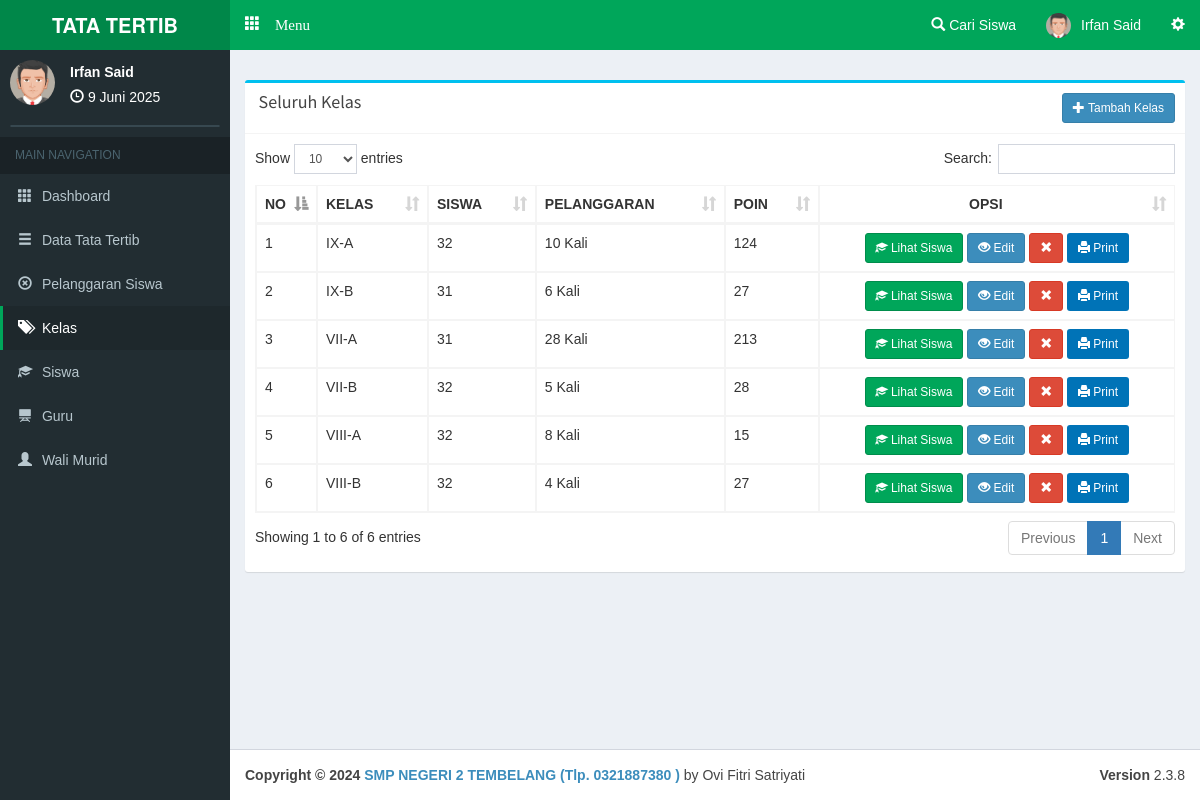
The app's page /admin/kelas (signed in) with its own data.
### tables this page shows
CREATE TABLE `kelas` (
  `c_kelas` varchar(10) NOT NULL,
  `kelas` varchar(60) NOT NULL
);

### php/config.php (called while the page is built, shortened)
<?php
$base='http://localhost/pps/';
$basead='http://localhost/pps/admin/';
?>

### php/function.php (called while the page is built, shortened)
<?php
function tgl($date){
  $array_bulan = array(1=>'Januari','Februari','Maret', 'April', 'Mei', 'Juni','Juli','Agustus','September','Oktober', 'November','Desember');
  $date = strtotime($date);
  $tanggal = date ('j', $date);
  $bulan = $array_bulan[date('n',$date)];
  $tahun = date('Y',$date);
  $result = $tanggal ." ". $bulan ." ". $tahun;
  return($result);
}
?>

### admin/view/a-kelas.php (the view, shortened to what this page needs)
      <div class="row">
        <div class="col-xs-12 col-md-12 col-lg-12">
          <div class="box box-info">
            <div class="box-header with-border">
              <h3 class="box-title"></span>&nbsp;Seluruh Kelas</h3><span style="float:right;"><a class="btn btn-circle btn-primary btn-sm" data-target="#tambah" data-toggle="modal"><i class="glyphicon glyphicon-plus"></i> Tambah Kelas</a></span>
            </div>
            <div class="box-body table-responsive">
              <table id="example1" class="table table-bordered table-hover">
                <thead>
                <tr>
                  <th width="5%">NO</th>
                  <th>KELAS</th>
                  <th>SISWA</th>
                  <th>PELANGGARAN</th>
                  <th>POIN</th>
                  <th style="text-align:center;">OPSI</th>
                </tr>
                </thead>
                <tbody>
<?php $smk=mysqli_query($con,"SELECT * FROM kelas order by kelas asc ");$vr=1;while($akh=mysqli_fetch_array($smk)){ $jsis=mysqli_num_rows(mysqli_query($con,"SELECT * from siswa where c_kelas='$akh[c_kelas]' ")); $jpe=mysqli_num_rows(mysqli_query($con,"SELECT * from pelanggaran where c_kelas='$akh[c_kelas]' ")); $ppe=mysqli_fetch_array(mysqli_query($con,"SELECT sum(bobot) as poin from pelanggaran where c_kelas='$akh[c_kelas]' "));  ?>
                <tr>
                  <td><?php echo $vr; ?></td>
                  <td><?php echo $akh['kelas']; ?></td>
                  <td><?php echo $jsis; ?></td>
                  <td><?php echo $jpe; ?> Kali</td>
                  <td><?php if($ppe['poin']==NULL){echo '0';}else{echo $ppe['poin'];} ?></td>
                  <td align="center">
                  <a class="btn btn-success btn-sm" href="<?php echo $basead; ?>siswa/<?php echo $akh['c_kelas']; ?>"><i class="glyphicon glyphicon-education"></i> Lihat Siswa</a>
                  <a class="btn btn-circle btn-primary btn-sm" data-target="#edit<?php echo $akh['c_kelas']; ?>" data-toggle="modal"><i class="glyphicon glyphicon-eye-open"></i> Edit</a>
                  <a class="btn btn-circle btn-danger btn-sm" data-target="#hapus<?php echo $akh['c_kelas']; ?>" data-toggle="modal"><i class="glyphicon glyphicon-remove"></i></a>
                  <a target="_blank" class="btn bg-blue btn-sm" href="<?php echo $basead.'print/printpelkelas?kelas='.$akh['c_kelas'].''; ?>"><i class="glyphicon glyphicon-print"></i> Print</a></td>
                </tr>
<?php $vr++; } ?>
                </tbody>
              </table>
            </div>
          </div>
        </div>
      </div>

### admin/main.php (shortened to what this page needs)
<?php date_default_timezone_set('Asia/Jakarta');$date=date('Y-m-d'); require '../php/config.php'; require '../php/function.php'; session_start(); if(empty($_SESSION['c_admin'])){header('location:../login');} $na=mysqli_fetch_array(mysqli_query($con,"SELECT * FROM admin where c_admin='$_SESSION[c_admin]' "));  ?>
<!DOCTYPE html>
<html>
<head>
  <link rel="stylesheet" href="<?php echo $base; ?>theme/bootstrap/css/bootstrap.min.css">
  <link rel="stylesheet" href="<?php echo $base; ?>theme/plugins/datatables/dataTables.bootstrap.css">
  <link rel="stylesheet" href="<?php echo $base; ?>theme/dist/css/AdminLTE.min.css">
  <link rel="stylesheet" href="<?php echo $base; ?>theme/dist/css/skins/_all-skins.min.css">
  <link rel="stylesheet" href="<?php echo $base; ?>theme/plugins/iCheck/square/blue.css">
  <link rel="stylesheet" href="<?php echo $base; ?>theme/plugins/pace/pace.min.css">
  <link rel="stylesheet" href="<?php echo $base; ?>theme/plugins/select2/select2.min.css">
  <link href="<?php echo $base; ?>theme/datetime/css/bootstrap-datetimepicker.min.css" rel="stylesheet">
</head>
<body class="skin-green hold-transition fixed"
oncontextmenu="return false">
<div class="wrapper">
  <header class="main-header">
    <a href="#" class="logo">
      <span class="logo-lg"><b>TATA TERTIB</b></span>
    </a>
    <nav class="navbar navbar-static-top" role="navigation">
     <a href="#" class="glyphicon glyphicon-th" data-toggle="offcanvas" role="button" style="color: #fff;margin-top: 15px;margin-left: 15px;font-size: 15px;"> Menu
      </a>
      <div class="navbar-custom-menu">
        <ul class="nav navbar-nav">
          <li class="dropdown notifications-menu">
            <a href="#" class="dropdown-toggle" data-toggle="dropdown">
              <i class="glyphicon glyphicon-search"></i> Cari Siswa
            </a>
          </li>
          <li class="dropdown user user-menu">
            <a href="#" class="dropdown-toggle" data-toggle="dropdown">
            <img src="<?php echo $base; ?>php/img/avatar1.png" class="user-image" alt="User Image">
              <span class="hidden-xs"><?php echo $na['nama'] ?></span>
            </a>
          </li>
          <li>
            <a href="#" data-toggle="control-sidebar"><i class="glyphicon glyphicon-cog"></i></a>
          </li>
        </ul>
      </div>
    </nav>
  </header>
  <aside class="main-sidebar">
    <section class="sidebar">
      <div class="user-panel">
        <div class="pull-left image">
          <img src="<?php echo $base; ?>php/img/avatar1.png" class="img-circle" alt="User Image">
        </div>
        <div class="pull-left info">
          <p><?php echo $na['nama']; ?></p>
          <i class="glyphicon glyphicon-time"></i> <?php echo tgl(date('d-m-Y')); ?>
        </div>
      </div>
      <form action="#" method="get" class="sidebar-form">
      </form>
<?php
if(empty($_GET['smkakh'])){
  $aak='class="active"';$bak='';$cak='';$drop1='';$drop2='';$drop3='';$dak='';$eak='';$fak='';$gak='';
}
else{
  $act=($_GET['smkakh']);
  if($act=='kategoripelanggaran' or $act=='bentukpelanggaran' or $act=='addbentukpelanggaran' or $act=='sanksipelanggaran' or $act=='addsanksi' or $act=='editsanksi'){
    $aak='';$bak='class="active"';$cak='';$dak='';$eak='';$fak='';$gak='';
    if($act=='kategoripelanggaran'){$drop1='class="active"';$drop2='';$drop3='';}
    else if($act=='bentukpelanggaran' or $act=='addbentukpelanggaran'){$drop1='';$drop2='class="active"';$drop3='';}
    else if($act=='sanksipelanggaran' or $act=='addsanksi' or $act=='editsanksi'){$drop1='';$drop2='';$drop3='class="active"';}
  }
  else if($act=='kelas'){
    $aak='';$bak='';$cak='class="active"';$dak='';$eak='';$fak='';$gak='';$drop1='';$drop2='';$drop3='';
  }
}
?>
      <ul class="sidebar-menu">
        <li class="header">MAIN NAVIGATION</li>
        <li <?php echo $aak; ?>>
          <a href="<?php echo $basead; ?>">
            <i class="glyphicon glyphicon-th"></i> <span>Dashboard</span>
          </a>
        </li>
        <li <?php echo $bak; ?>>
          <a href="#">
            <i class="glyphicon glyphicon-menu-hamburger"></i>
            <span>Data Tata Tertib</span>
          </a>
        </li>
        <li <?php echo $gak; ?>>
          <a href="<?php echo $basead; ?>pelanggaransiswa">
            <i class="glyphicon glyphicon-remove-circle"></i> <span>Pelanggaran Siswa</span>
          </a>
        </li>
        <li <?php echo $cak; ?>>
          <a href="<?php echo $basead; ?>kelas">
            <i class="glyphicon glyphicon-tags"></i> <span>Kelas</span>
          </a>
        </li>
        <li <?php echo $dak; ?>>
          <a href="<?php echo $basead; ?>siswa">
            <i class="glyphicon glyphicon-education"></i> <span>Siswa</span>
          </a>
        </li>
        <li <?php echo $eak; ?>>
          <a href="<?php echo $basead; ?>guru">
            <i class="glyphicon glyphicon-blackboard"></i> <span>Guru</span>
          </a>
        </li>
        <li <?php echo $fak; ?>>
          <a href="<?php echo $basead; ?>walimurid">
            <i class="glyphicon glyphicon-user"></i> <span>Wali Murid</span>
          </a>
        </li>
      </ul>
    </section>
  </aside>
  <div class="content-wrapper">
    <section class="content-header">
    </section>
    <section class="content">
<?php
  if(empty($_GET['smkakh'])){require 'view/home.php';}
  else{
    $act=($_GET['smkakh']);
    if($act=='kategoripelanggaran'){
      require 'view/a-jenispel.php';
    }
    else if($act=='bentukpelanggaran'){
      require 'view/a-bentukpel.php';
    }
    else if($act=='addbentukpelanggaran'){
      require 'view/a-addbenpel.php';
    }
    else if($act=='sanksipelanggaran'){
      require 'view/a-sanksipel.php';
    }
    else if($act=='addsanksi'){
      require 'view/a-addsanksi.php';
    }
    else if($act=='editsanksi'){
      require 'view/a-editsanksi.php';
    }
    else if($act=='editsanksi'){
      require 'view/a-editsanksi.php';
    }
    else if($act=='kelas'){
      require 'view/a-kelas.php';
    }
  }
?>
    </section>
  </div>
</div>
  <footer class="main-footer">
    <div class="pull-right hidden-xs">
      <b>Version</b> 2.3.8
    </div>
    <strong>Copyright &copy; 2024 <a href="#">SMP NEGERI 2 TEMBELANG (Tlp. 0321887380 )</a></strong> by Ovi Fitri Satriyati
  </footer>
</body>
</html>

### admin/main.php (style rules this page uses)
body { font-family:arial; }

### records on screen
kelas: kelas "IX-A", jsis "32", jpe "10", poin "124"
kelas: kelas "IX-B", jsis "31", jpe "6", poin "27"
kelas: kelas "VII-A", jsis "31", jpe "28", poin "213"
kelas: kelas "VII-B", jsis "32", jpe "5", poin "28"
kelas: kelas "VIII-A", jsis "32", jpe "8", poin "15"
kelas: kelas "VIII-B", jsis "32", jpe "4", poin "27"

### other values on screen
$na['nama'] "Irfan Said"
